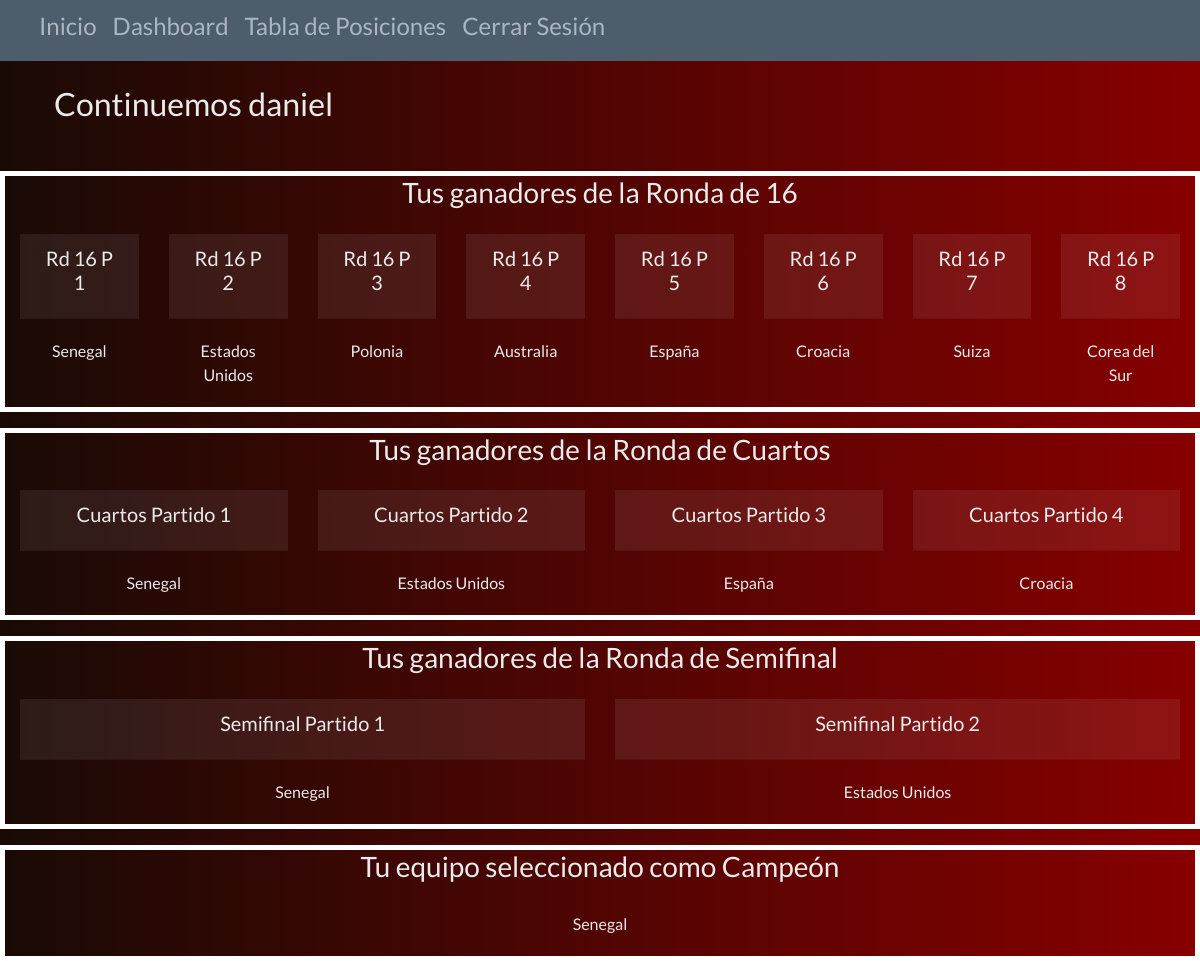
/fase-final (signed in), run on the app's committed database.
### models.py (models this page shows, shortened)
class PrediccionRonda16(db.Base):
    __tablename__ = "predicciones_R16"
    __table_args__ = {"sqlite_autoincrement": True}
    id_prediccionRonda16 = Column(Integer, primary_key=True)
    partido = Column(Integer, nullable=False)
    id_equipo = Column(Integer, ForeignKey("equipos.id_equipo"), nullable=False)
    id_usuario = Column(Integer, ForeignKey("usuarios.id_usuario"), nullable=False)

class Equipo(db.Base):
    __tablename__ = "equipos"
    __table_args__ = {"sqlite_autoincrement": True}
    id_equipo = Column(Integer, primary_key=True)
    nombre = Column(String(30), nullable=False, unique=True)

class PrediccionCuartos(db.Base):
    __tablename__ = "predicciones_cuartos"
    __table_args__ = {"sqlite_autoincrement": True}
    id_prediccionCuartos = Column(Integer, primary_key=True)
    partido_cuartos = Column(Integer, nullable=False)
    id_equipo = Column(Integer, ForeignKey("equipos.id_equipo"), nullable=False)
    id_usuario = Column(Integer, ForeignKey("usuarios.id_usuario"), nullable=False)

class PrediccionSemifinal(db.Base):
    __tablename__ = "predicciones_semifinal"
    __table_args__ = {"sqlite_autoincrement": True}
    id_prediccionSemi = Column(Integer, primary_key=True)
    partido_semi = Column(Integer, nullable=False)
    id_equipo = Column(Integer, ForeignKey("equipos.id_equipo"), nullable=False)
    id_usuario = Column(Integer, ForeignKey("usuarios.id_usuario"), nullable=False)

### main.py (the view)
@app.route("/fase-final", methods=['GET', 'POST'])
def fase_final(i=None):
    if "id_usuario" not in flask_session:
        return redirect(url_for('login'))
    if request.method == "POST":
        guardar_prediccion(flask_session["id_usuario"], request.form)
    partidos_faseR16 = []
    partidos_cuartos = []
    partidos_semi = []
    partidos_final = []
    partidos_faseR16 = []
    prediccionesCuartos = None
    prediccionesSemifinal = None
    prediccionesFinal = None
    equipo_2 = aliased(Equipo)
    predicciones_grupos = db.session.query(Prediccion, Grupo.letra, Equipo.id_equipo.label('id_equipo_clasificado_1'), Equipo.nombre.label('equipo_clasificado_1'), equipo_2.id_equipo.label('id_equipo_clasificado_2'), equipo_2.nombre.label('equipo_clasificado_2'))\
                    .filter_by(id_usuario=flask_session["id_usuario"])\
                    .join(Grupo, Prediccion.id_grupo == Grupo.id_grupo)\
                    .join(Equipo, Prediccion.equipo_clasificado_1 == Equipo.id_equipo)\
                    .join(equipo_2, Prediccion.equipo_clasificado_2 == equipo_2.id_equipo)\
                    .all()
    prediccionesR16 = (db.session.query(PrediccionRonda16.partido, Equipo.id_equipo, Equipo.nombre.label('nombre_equipo'))
                        .filter_by(id_usuario = flask_session["id_usuario"])
                        .join(Equipo, PrediccionRonda16.id_equipo == Equipo.id_equipo)
                    ).all()
    if len(prediccionesR16) == 0:
        partidos_faseR16 = get_partidos_R16(predicciones_grupos)
    else:
        prediccionesCuartos = (db.session.query(PrediccionCuartos.partido_cuartos, Equipo.id_equipo, Equipo.nombre.label('nombre_equipo'))
                            .filter_by(id_usuario=flask_session["id_usuario"])
                            .join(Equipo, PrediccionCuartos.id_equipo == Equipo.id_equipo)
                            .all()
                            )
        if len(prediccionesCuartos) == 0:
            partidos_cuartos = get_partidos_cuartos(prediccionesR16)
        else:
            prediccionesSemifinal = (db.session.query(PrediccionSemifinal.partido_semi, Equipo.id_equipo, Equipo.nombre.label("nombre_equipo"))
                             .filter_by(id_usuario=flask_session["id_usuario"])
                             .join(Equipo, PrediccionSemifinal.id_equipo == Equipo.id_equipo)
                             .all()
                             )
            if len(prediccionesSemifinal) == 0:
                partidos_semi = get_partidos_semi(prediccionesCuartos)
            else:
                prediccionesFinal = (db.session.query(PrediccionFinal.partido_final, Equipo.id_equipo, Equipo.nombre.label("nombre_equipo"))
                                    .filter_by(id_usuario=flask_session["id_usuario"])
                                    .join(Equipo, PrediccionFinal.id_equipo == Equipo.id_equipo)
                                    .first()
                                    )
                if not prediccionesFinal:
                    partidos_final = get_partido_final(prediccionesSemifinal)
    return render_template("fase-final.html", nombre_usuario=flask_session["nombre_usuario"],
                           partidos_faseR16 = partidos_faseR16, prediccionesR16 = prediccionesR16,
                           partidos_cuartos = partidos_cuartos, prediccionesCuartos = prediccionesCuartos,
                           partidos_semi = partidos_semi, prediccionesSemifinal = prediccionesSemifinal,
                           partidos_final = partidos_final, prediccionesFinal=prediccionesFinal
                           )

### templates/fase-final.html (shortened to what this page needs)
<!DOCTYPE html>
<html lang="en">
<head>
    <link rel="stylesheet" href="{{ url_for('static', filename='main.css') }}">
    <link rel="stylesheet" href="https://cdn.jsdelivr.net/npm/bootswatch@4.5.2/dist/superhero/bootstrap.min.css"
>
</head>
<body>
     <nav class="navbar navbar-expand-lg bg-dark">
      <div class="container-fluid">
        <div class="collapse navbar-collapse" id="navbarNavAltMarkup">
          <div class="navbar-nav">
            <a class="nav-link text-light" href="/"><h4>Inicio</h4></a>
            <a class="nav-link text-light" href="/dashboard"><h4>Dashboard</h4></a>
            <a class="nav-link text-light" href="/tabla-posiciones"><h4>Tabla de Posiciones</h4></a>
            <a class="nav-link text-light" href="{{ url_for('logout') }}"><h4>Cerrar Sesión</h4></a>
          </div>
        </div>
      </div>
    </nav>
    <div class="container">
        <div class="row p-4">
            <h2 class="page-header">Continuemos {{nombre_usuario}}</h2>
        </div>
    </div>
    {% if prediccionesR16 %}
    <div class="col-md-12 text-center mt-3 marcador-seleccionado">
        <h3>Tus ganadores de la Ronda de 16</h3>
        <div class="row">
            {% for pre16 in prediccionesR16 %}
            <div class="col">
                <div class="card-header mt-3">
                    <h5 class="card-title text-center">Rd 16 P {{ pre16['partido'] }}</h5>
                </div>
                <div class="card-body">
                    <span>{{ pre16['nombre_equipo'] }}</span>
                </div>
            </div>
            {% endfor %}
        </div>
    </div>
    {% if prediccionesCuartos %}
    <div class="col-md-12 text-center mt-3 marcador-seleccionado">
        <h3>Tus ganadores de la Ronda de Cuartos</h3>
        <div class="row">
            {% for preCuartos in prediccionesCuartos %}
            <div class="col">
                <div class="card-header mt-3">
                    <h5 class="card-title text-center">Cuartos Partido {{ preCuartos['partido_cuartos'] }}</h5>
                </div>
                <div class="card-body">
                    <span>{{ preCuartos['nombre_equipo'] }}</span>
                </div>
            </div>
            {% endfor %}
        </div>
    </div>
        {% if prediccionesSemifinal %}
    <div class="col-md-12 text-center mt-3 marcador-seleccionado">
        <h3>Tus ganadores de la Ronda de Semifinal</h3>
        <div class="row">
            {% for preSemi in prediccionesSemifinal %}
            <div class="col">
                <div class="card-header mt-3">
                    <h5 class="card-title text-center">Semifinal Partido {{ preSemi['partido_semi'] }}</h5>
                </div>
                <div class="card-body">
                    <span>{{ preSemi['nombre_equipo'] }}</span>
                </div>
            </div>
            {% endfor %}
        </div>
    </div>
            {% if prediccionesFinal %}
    <div class="col-md-12 text-center mt-3 marcador-seleccionado">
        <h3>Tu equipo seleccionado como Campeón</h3>
        <div class="row">
            <div class="col">
                <div class="card-body">
                    <span>{{ prediccionesFinal['nombre_equipo'] }}</span>
                </div>
            </div>
        </div>
    </div>
            {% endif %}
        {% endif %}
    {% endif %}
    {% endif %}
</body>
</html>

### static/main.css (style rules this page uses)
body { background: #870000; background: -webkit-linear-gradient(to right, #190A05, #870000); background: linear-gradient(to right, #190A05, #870000); }
.marcador-seleccionado { border: 5px solid #fff; }

### data on the page
PrediccionRonda16: partido "1", nombre_equipo "Senegal"
PrediccionRonda16: partido "2", nombre_equipo "Estados Unidos"
PrediccionRonda16: partido "3", nombre_equipo "Polonia"
PrediccionRonda16: partido "4", nombre_equipo "Australia"
PrediccionRonda16: partido "5", nombre_equipo "España"
PrediccionRonda16: partido "6", nombre_equipo "Croacia"
PrediccionRonda16: partido "7", nombre_equipo "Suiza"
PrediccionRonda16: partido "8", nombre_equipo "Corea del Sur"
PrediccionCuartos: partido_cuartos "1", nombre_equipo "Senegal"
PrediccionCuartos: partido_cuartos "2", nombre_equipo "Estados Unidos"
PrediccionCuartos: partido_cuartos "3", nombre_equipo "España"
PrediccionCuartos: partido_cuartos "4", nombre_equipo "Croacia"
PrediccionSemifinal: partido_semi "1", nombre_equipo "Senegal"
PrediccionSemifinal: partido_semi "2", nombre_equipo "Estados Unidos"
Equipo: nombre_equipo "Senegal"

### other printed values
{{ nombre_usuario }} "daniel"
